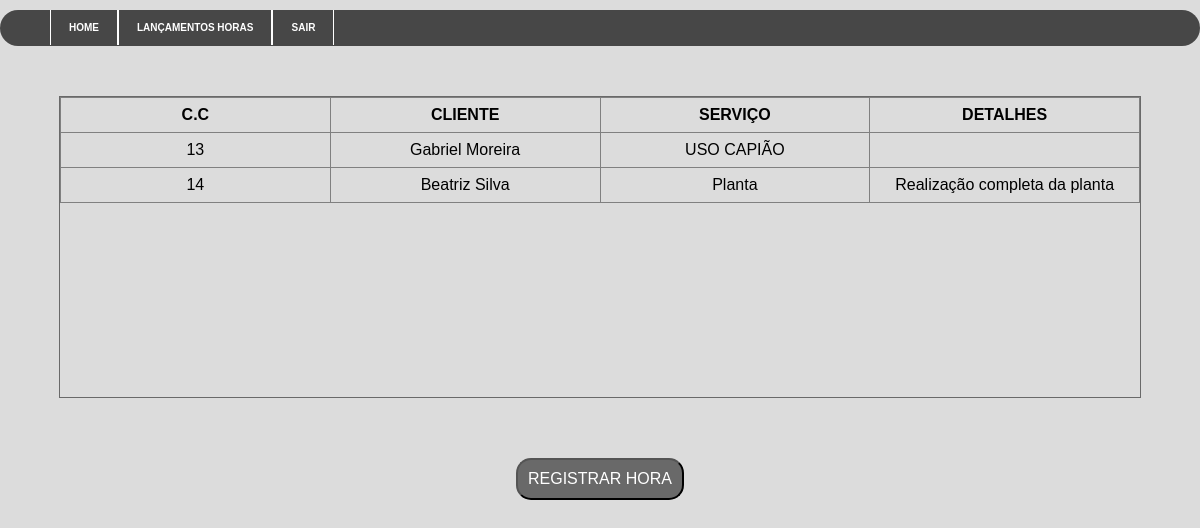
The app's page /consultacontratohora2.php (signed in) with its own data.
### tables this page shows
CREATE TABLE IF NOT EXISTS `contrato` (
  `ID` int(11) NOT NULL AUTO_INCREMENT,
  `ID_Cliente` int(11) DEFAULT NULL,
  `ID_Servico` int(11) DEFAULT NULL,
  `Detalhes` varchar(500) DEFAULT NULL,
  `PRAZO` date DEFAULT NULL,
  `Valor` decimal(10,0) DEFAULT NULL,
  `qnt_parcela` decimal(10,0) DEFAULT NULL,
  `VENCIMENTO` varchar(2) DEFAULT NULL,
  PRIMARY KEY (`ID`),
  KEY `fk_cli` (`ID_Cliente`),
  KEY `fk_servi` (`ID_Servico`)
);

CREATE TABLE IF NOT EXISTS `cliente` (
  `id` int(11) NOT NULL AUTO_INCREMENT,
  `pessoa` varchar(8) DEFAULT NULL,
  `nome` varchar(50) DEFAULT NULL,
  `cpf` varchar(14) DEFAULT NULL,
  `rg` varchar(15) DEFAULT NULL,
  `razao` varchar(50) DEFAULT NULL,
  `representante` varchar(50) DEFAULT NULL,
  `sexo` varchar(1) DEFAULT NULL,
  `observacao` varchar(500) DEFAULT NULL,
  `id_parc` int(11) DEFAULT NULL,
  PRIMARY KEY (`id`),
  KEY `fk_parc` (`id_parc`)
);

CREATE TABLE IF NOT EXISTS `servico` (
  `id` int(11) NOT NULL AUTO_INCREMENT,
  `servico` varchar(30) DEFAULT NULL,
  PRIMARY KEY (`id`)
);

### classes/contrato.class.php (called while the page is built, shortened)
<?php
require_once 'Conexao.class.php';
require_once 'funcoes.class.php';
class Contrato{
    public function __construct(){
        $this->con = new conexao();
    }
    public function querySelectcli(){
        try{
            $cst = $this->con->conect()->prepare("SELECT contrato.ID AS CC, cliente.nome AS CLI, servico.servico AS Serv, contrato.Detalhes AS DETALHES,contrato.Valor AS VALOR ,contrato.qnt_parcela AS QNT_PARC ,contrato.VENCIMENTO AS VENC from cliente INNER JOIN contrato ON cliente.id = contrato.ID_Cliente INNER JOIN servico ON contrato.ID_Servico = servico.id;");
            $cst->execute();
            return $cst->fetchAll();
        }catch(PDOException $ex){
        }
    }
}
?>

### classes/Conexao.class.php (called while the page is built)
<?php
class conexao{
    private $usuario;
    private $senha;
    private $banco;
    private $servidor;
    private static $pdo;
    public function __construct(){
        $this->servidor = "localhost";
        $this->banco = "teste2";
        $this->usuario =  "root";
        $this->senha = "";
    }
    public function conect(){
        try{
            if(is_null(self::$pdo)){
                self::$pdo = new PDO("mysql:host=".$this->servidor.";dbname=".$this->banco, $this->usuario, $this->senha);
            }
            return self::$pdo;
        } catch (PDOException $ex) {
			echo $ex->getMessage();
        }
    }
}
?>

### classes/funcoes.class.php (called while the page is built, shortened)
<?php
class funcoes{
    public function tratarCaracter($vlr, $tipo){
        switch($tipo){
            case 1: $rst = utf8_decode($vlr); break;
            case 2: $rst = htmlentities($vlr, ENT_QUOTES, "ISO-8859-1"); break;
        }
        return $rst;
    }
}
?>

### consultacontratohora2.php (the view, shortened to what this page needs)
<?php
    require_once 'classes/funcoes.class.php';
    require_once 'classes/contrato.class.php';
    $objFc = new Funcoes();
    $objct = new Contrato();
?>
<!DOCTYPE html>
<html lang="pt-br">
<head>
    <link rel="stylesheet" type="text/css" href="style/style4.css">
</head>
<?php include_once("header2.php"); ?>
<body>
    <div id="resultado" class="scroll-horas2">
        <table id="tab18" border="1">
            <thead>
                <tr>
                    <th>C.C</th>
                    <th>CLIENTE</th>
                    <th>SERVIÇO</th>
                    <th>Detalhes</th>
                </tr>
            </thead>
            <tbody>
            <?php foreach($objct->querySelectcli() as $rst){ ?>
                <tr>
                    <td> <?php echo ($objFc->tratarCaracter($rst['CC'], 1)) ?> </td>
                    <td> <?php echo ($objFc->tratarCaracter($rst['CLI'], 2)) ?> </td>
                    <td> <?php echo ($objFc->tratarCaracter($rst['Serv'], 2)) ?> </td>
                    <td> <?php echo ($objFc->tratarCaracter($rst['DETALHES'], 2)) ?> </td>
                </tr>
                <?php } ?>
        </table>
    </div>
    <input type="submit" class="btnfunc" value="Registrar Hora" />
</body>
</html>

### Style/style4.css (style rules this page uses)
html { width: 100%; height: 100% }
body { margin: 0; background-color: #DCDCDC; font-family: 'Trebuchet MS', 'Lucida Sans Unicode', 'Lucida Grande', 'Lucida Sans', Arial, sans-serif }
.scroll-horas2 { overflow: scroll; overflow: auto; table-layout: fixed; text-align: center; border-collapse: collapse; width: 90%; height: 300px; border: solid 1px #696969; margin: 30px; margin-top: 50px; margin-left: auto; margin-right: auto; }
#tab18 { width: 100%; table-layout: fixed; text-align: center; border-collapse: collapse; font-family: Arial, monospace; font-size: 16px; }
#tab18 tr th { text-transform: uppercase; padding: .5em; margin: 0; text-align: center; font-weight: bold; border-collapse: collapse; }
#tab18 tr td { padding: .5em; margin: 0; text-align: center; }
.btnfunc { float: relative; margin: 30px; margin-left: 43%; margin-right: auto; padding: 10px; border-radius: 15px; background-color: #696969; font-family: Arial; font-size: 16px; color: white; text-transform: uppercase; cursor: pointer; }

### records on screen
contrato: ID "13", ID_Cliente.nome "Gabriel Moreira", ID_Servico.servico "USO CAPIÃO"
contrato: ID "14", ID_Cliente.nome "Beatriz Silva", ID_Servico.servico "Planta", Detalhes "Realização completa da planta"
